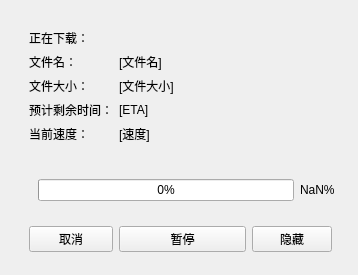
<?xml version="1.0" encoding="UTF-8"?>
<!-- Copyright 2024, MCSL Team, mailto:services@mcsl.com.cn

     Part of "MCSL2", a simple and multifunctional Minecraft server launcher.

     Licensed under the GNU General Public License, Version 3.0, with our
     additional agreements. (the "License");
     you may not use this file except in compliance with the License.
     You may obtain a copy of the License at

        https://github.com/MCSLTeam/MCSL2/raw/master/LICENSE -->


<ui version="4.0">
 <class>downloadProgress</class>
 <widget class="QWidget" name="downloadProgress">
  <property name="geometry">
   <rect>
    <x>0</x>
    <y>0</y>
    <width>358</width>
    <height>275</height>
   </rect>
  </property>
  <property name="windowTitle">
   <string>Form</string>
  </property>
  <widget class="QStackedWidget" name="downloadProgressMainWidget">
   <property name="geometry">
    <rect>
     <x>20</x>
     <y>20</y>
     <width>321</width>
     <height>241</height>
    </rect>
   </property>
   <property name="sizePolicy">
    <sizepolicy hsizetype="Expanding" vsizetype="Expanding">
     <horstretch>0</horstretch>
     <verstretch>0</verstretch>
    </sizepolicy>
   </property>
   <property name="minimumSize">
    <size>
     <width>321</width>
     <height>241</height>
    </size>
   </property>
   <property name="currentIndex">
    <number>0</number>
   </property>
   <widget class="QWidget" name="downloading">
    <property name="sizePolicy">
     <sizepolicy hsizetype="Expanding" vsizetype="Expanding">
      <horstretch>0</horstretch>
      <verstretch>0</verstretch>
     </sizepolicy>
    </property>
    <property name="minimumSize">
     <size>
      <width>321</width>
      <height>241</height>
     </size>
    </property>
    <layout class="QGridLayout" name="gridLayout_4">
     <item row="3" column="0">
      <widget class="StrongBodyLabel" name="fileSizeTitle">
       <property name="sizePolicy">
        <sizepolicy hsizetype="Fixed" vsizetype="Fixed">
         <horstretch>0</horstretch>
         <verstretch>0</verstretch>
        </sizepolicy>
       </property>
       <property name="text">
        <string>文件大小：</string>
       </property>
      </widget>
     </item>
     <item row="0" column="0" colspan="2">
      <widget class="SubtitleLabel" name="downloadingLabel">
       <property name="text">
        <string>正在下载：</string>
       </property>
      </widget>
     </item>
     <item row="9" column="0" colspan="2">
      <widget class="QWidget" name="ProgressWidget" native="true">
       <property name="sizePolicy">
        <sizepolicy hsizetype="Expanding" vsizetype="Expanding">
         <horstretch>0</horstretch>
         <verstretch>0</verstretch>
        </sizepolicy>
       </property>
       <property name="minimumSize">
        <size>
         <width>315</width>
         <height>40</height>
        </size>
       </property>
       <property name="maximumSize">
        <size>
         <width>16777215</width>
         <height>40</height>
        </size>
       </property>
       <layout class="QHBoxLayout" name="horizontalLayout">
        <item>
         <widget class="ProgressBar" name="ProgressBar">
          <property name="value">
           <number>0</number>
          </property>
         </widget>
        </item>
        <item>
         <widget class="BodyLabel" name="ProgressNum">
          <property name="text">
           <string>NaN%</string>
          </property>
         </widget>
        </item>
       </layout>
      </widget>
     </item>
     <item row="4" column="0">
      <widget class="StrongBodyLabel" name="ETATitle">
       <property name="text">
        <string>预计剩余时间：</string>
       </property>
      </widget>
     </item>
     <item row="13" column="0">
      <widget class="PushButton" name="cancelBtn">
       <property name="text">
        <string>取消</string>
       </property>
      </widget>
     </item>
     <item row="5" column="0">
      <widget class="StrongBodyLabel" name="speedTitle">
       <property name="sizePolicy">
        <sizepolicy hsizetype="Fixed" vsizetype="Fixed">
         <horstretch>0</horstretch>
         <verstretch>0</verstretch>
        </sizepolicy>
       </property>
       <property name="text">
        <string>当前速度：</string>
       </property>
      </widget>
     </item>
     <item row="13" column="1">
      <widget class="PushButton" name="pauseBtn">
       <property name="text">
        <string>暂停</string>
       </property>
      </widget>
     </item>
     <item row="2" column="0">
      <widget class="StrongBodyLabel" name="fileNameTitle">
       <property name="sizePolicy">
        <sizepolicy hsizetype="Fixed" vsizetype="Fixed">
         <horstretch>0</horstretch>
         <verstretch>0</verstretch>
        </sizepolicy>
       </property>
       <property name="text">
        <string>文件名：</string>
       </property>
      </widget>
     </item>
     <item row="12" column="0" colspan="2">
      <spacer name="verticalSpacer_2">
       <property name="orientation">
        <enum>Qt::Vertical</enum>
       </property>
       <property name="sizeType">
        <enum>QSizePolicy::Fixed</enum>
       </property>
       <property name="sizeHint" stdset="0">
        <size>
         <width>20</width>
         <height>10</height>
        </size>
       </property>
      </spacer>
     </item>
     <item row="8" column="0" colspan="2">
      <spacer name="verticalSpacer">
       <property name="orientation">
        <enum>Qt::Vertical</enum>
       </property>
       <property name="sizeHint" stdset="0">
        <size>
         <width>20</width>
         <height>40</height>
        </size>
       </property>
      </spacer>
     </item>
     <item row="13" column="2">
      <widget class="PrimaryPushButton" name="PrimaryPushButton">
       <property name="text">
        <string>隐藏</string>
       </property>
      </widget>
     </item>
     <item row="2" column="1" colspan="2">
      <widget class="BodyLabel" name="fileName">
       <property name="sizePolicy">
        <sizepolicy hsizetype="Expanding" vsizetype="Fixed">
         <horstretch>0</horstretch>
         <verstretch>0</verstretch>
        </sizepolicy>
       </property>
       <property name="text">
        <string>[文件名]</string>
       </property>
      </widget>
     </item>
     <item row="3" column="1" colspan="2">
      <widget class="BodyLabel" name="fileSize">
       <property name="sizePolicy">
        <sizepolicy hsizetype="Expanding" vsizetype="Fixed">
         <horstretch>0</horstretch>
         <verstretch>0</verstretch>
        </sizepolicy>
       </property>
       <property name="text">
        <string>[文件大小]</string>
       </property>
      </widget>
     </item>
     <item row="4" column="1" colspan="2">
      <widget class="BodyLabel" name="ETA">
       <property name="text">
        <string>[ETA]</string>
       </property>
      </widget>
     </item>
     <item row="5" column="1" colspan="2">
      <widget class="BodyLabel" name="speed">
       <property name="sizePolicy">
        <sizepolicy hsizetype="Expanding" vsizetype="Fixed">
         <horstretch>0</horstretch>
         <verstretch>0</verstretch>
        </sizepolicy>
       </property>
       <property name="text">
        <string>[速度]</string>
       </property>
      </widget>
     </item>
    </layout>
   </widget>
   <widget class="QWidget" name="downloadFinished">
    <property name="minimumSize">
     <size>
      <width>321</width>
      <height>241</height>
     </size>
    </property>
    <layout class="QGridLayout" name="gridLayout_2">
     <item row="1" column="1">
      <widget class="PrimaryPushButton" name="closeBoxBtnFinished">
       <property name="sizePolicy">
        <sizepolicy hsizetype="Minimum" vsizetype="Fixed">
         <horstretch>0</horstretch>
         <verstretch>0</verstretch>
        </sizepolicy>
       </property>
       <property name="minimumSize">
        <size>
         <width>60</width>
         <height>0</height>
        </size>
       </property>
       <property name="maximumSize">
        <size>
         <width>60</width>
         <height>16777215</height>
        </size>
       </property>
       <property name="text">
        <string>关闭</string>
       </property>
      </widget>
     </item>
     <item row="0" column="0" colspan="2">
      <widget class="SubtitleLabel" name="downloadedLabel">
       <property name="text">
        <string>下载完毕。</string>
       </property>
      </widget>
     </item>
    </layout>
   </widget>
   <widget class="QWidget" name="downloadFailed">
    <property name="minimumSize">
     <size>
      <width>321</width>
      <height>241</height>
     </size>
    </property>
    <layout class="QGridLayout" name="gridLayout_3">
     <item row="1" column="1">
      <widget class="PrimaryPushButton" name="closeBoxBtnFailed">
       <property name="minimumSize">
        <size>
         <width>60</width>
         <height>0</height>
        </size>
       </property>
       <property name="maximumSize">
        <size>
         <width>60</width>
         <height>16777215</height>
        </size>
       </property>
       <property name="text">
        <string>关闭</string>
       </property>
      </widget>
     </item>
     <item row="0" column="0" colspan="2">
      <widget class="SubtitleLabel" name="downloadFailedLabel">
       <property name="text">
        <string>下载失败！</string>
       </property>
      </widget>
     </item>
    </layout>
   </widget>
  </widget>
 </widget>
 <customwidgets>
  <customwidget>
   <class>PushButton</class>
   <extends>QPushButton</extends>
   <header>qfluentwidgets</header>
  </customwidget>
  <customwidget>
   <class>PrimaryPushButton</class>
   <extends>PushButton</extends>
   <header>qfluentwidgets</header>
  </customwidget>
  <customwidget>
   <class>BodyLabel</class>
   <extends>QLabel</extends>
   <header>qfluentwidgets</header>
  </customwidget>
  <customwidget>
   <class>StrongBodyLabel</class>
   <extends>QLabel</extends>
   <header>qfluentwidgets</header>
  </customwidget>
  <customwidget>
   <class>SubtitleLabel</class>
   <extends>QLabel</extends>
   <header>qfluentwidgets</header>
  </customwidget>
  <customwidget>
   <class>ProgressBar</class>
   <extends>QProgressBar</extends>
   <header>qfluentwidgets</header>
  </customwidget>
 </customwidgets>
 <resources/>
 <connections/>
</ui>
